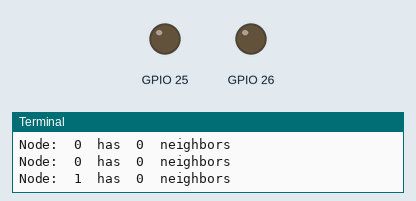
This program was run on a simulated Raspberry Pi (BCM pin numbers). Shown: output pins drawn as LEDs (lit = HIGH), the last lines printed to the terminal. Random numbers come from a fixed seed.

Above: at 0.1 s.
At 38.1 s:
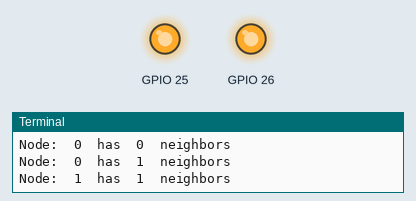
Timing chart, 0 to 39.6 s (numbered marks = the images above):
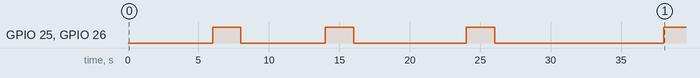

The program:

LifeCrowPi.py
```python
#!/usr/bin/env python

import RPi.GPIO as GPIO
import random
import time, sys

DO_CALC_FREQ = 2      # move nodes every 2 seconds

GPIO.setmode(GPIO.BCM)
GPIO.setup(26, GPIO.OUT)
GPIO.setup(25, GPIO.OUT)


PLAYER_ONE = 0
PLAYER_TWO = 0

ledDict = {0: 26, 1: 25}


def generateMap(nodes):
    node = 0
    valueDict = {}
    for nodeValue in nodes:
        valueDict[node] = nodeValue
        node = node + 1
        checkStatus(valueDict)


def checkStatus(valueMap):
    pos = 0
    resultDict = {}
    for node in valueMap.keys():
        curValue = valueMap[pos]
        neighbors = 0
        for nValue in valueMap.keys():
            if pos != nValue:
                otherValue = valueMap[nValue]
                if (curValue - 1 == otherValue):
                    neighbors = neighbors + 1
                elif (curValue + 1 == otherValue):
                    neighbors = neighbors + 1
                elif (otherValue == curValue):
                    neighbors = neighbors + 1
        print("Node: ", pos, " has ", neighbors, " neighbors")
        resultDict[pos] = neighbors
        pos = pos + 1
        activateLED(resultDict)


def activateLED(resultMap):
    for node in resultMap.keys():
        result = resultMap[node]

        if (result < 1):
            #print("Node ", node, " is dead.")
            gpValue = ledDict[node]
            GPIO.output(gpValue, False)
        else:
            #print("Node ", node, " is alive.")
            gpValue = ledDict[node]
            GPIO.output(gpValue, True)


def main():
    while True:
        try:
            PLAYER_ONE = random.randint(0, 10)
            PLAYER_TWO = random.randint(0, 10)

            myList = [PLAYER_ONE, PLAYER_TWO]
            generateMap(myList)
            time.sleep(DO_CALC_FREQ)
        except KeyboardInterrupt:
            GPIO.cleanup()
            sys.exit()

if __name__ == "__main__":
    main()
```

Measured:
- by itself, GPIO 25, GPIO 26: goes HIGH 2.0 s, LOW 6.0 s, HIGH 2.0 s, LOW 8.0 s, HIGH 2.0 s, LOW 12.0 s, then HIGH
